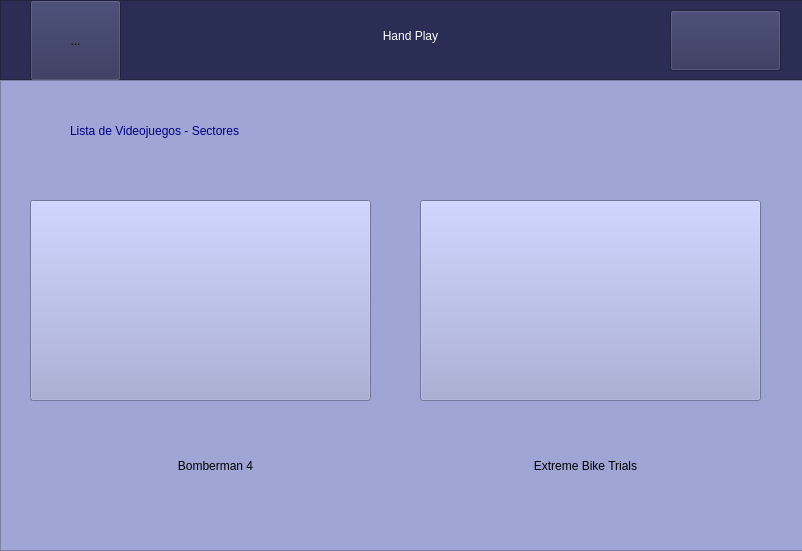
<?xml version="1.0" encoding="UTF-8"?>
<ui version="4.0">
 <class>MainWindow</class>
 <widget class="QMainWindow" name="MainWindow">
  <property name="geometry">
   <rect>
    <x>0</x>
    <y>0</y>
    <width>802</width>
    <height>551</height>
   </rect>
  </property>
  <property name="windowTitle">
   <string>Hand Play - Sectores</string>
  </property>
  <widget class="QWidget" name="centralwidget">
   <widget class="QFrame" name="Titulo">
    <property name="geometry">
     <rect>
      <x>0</x>
      <y>0</y>
      <width>811</width>
      <height>80</height>
     </rect>
    </property>
    <property name="styleSheet">
     <string notr="true">background: rgb(43, 46, 84)
</string>
    </property>
    <property name="frameShape">
     <enum>QFrame::StyledPanel</enum>
    </property>
    <property name="frameShadow">
     <enum>QFrame::Raised</enum>
    </property>
    <widget class="QLabel" name="titulo">
     <property name="geometry">
      <rect>
       <x>250</x>
       <y>10</y>
       <width>321</width>
       <height>51</height>
      </rect>
     </property>
     <property name="styleSheet">
      <string notr="true">color: rgb(255, 255, 255);
font: 75 26pt &quot;Magneto&quot;;</string>
     </property>
     <property name="text">
      <string>Hand Play</string>
     </property>
     <property name="alignment">
      <set>Qt::AlignCenter</set>
     </property>
    </widget>
    <widget class="QPushButton" name="home">
     <property name="geometry">
      <rect>
       <x>670</x>
       <y>10</y>
       <width>111</width>
       <height>61</height>
      </rect>
     </property>
     <property name="text">
      <string/>
     </property>
     <property name="icon">
      <iconset>
       <normaloff>../img/hogar.png</normaloff>../img/hogar.png</iconset>
     </property>
     <property name="iconSize">
      <size>
       <width>50</width>
       <height>60</height>
      </size>
     </property>
    </widget>
    <widget class="QToolButton" name="toolButton">
     <property name="enabled">
      <bool>true</bool>
     </property>
     <property name="geometry">
      <rect>
       <x>30</x>
       <y>0</y>
       <width>91</width>
       <height>81</height>
      </rect>
     </property>
     <property name="font">
      <font>
       <stylestrategy>PreferDefault</stylestrategy>
       <kerning>true</kerning>
      </font>
     </property>
     <property name="layoutDirection">
      <enum>Qt::LeftToRight</enum>
     </property>
     <property name="text">
      <string>...</string>
     </property>
     <property name="icon">
      <iconset>
       <normaloff>../img/logo.png</normaloff>../img/logo.png</iconset>
     </property>
     <property name="iconSize">
      <size>
       <width>160</width>
       <height>160</height>
      </size>
     </property>
    </widget>
   </widget>
   <widget class="QFrame" name="Videojuegos">
    <property name="geometry">
     <rect>
      <x>0</x>
      <y>80</y>
      <width>811</width>
      <height>471</height>
     </rect>
    </property>
    <property name="styleSheet">
     <string notr="true">background: rgb(159, 165, 213)</string>
    </property>
    <property name="frameShape">
     <enum>QFrame::StyledPanel</enum>
    </property>
    <property name="frameShadow">
     <enum>QFrame::Raised</enum>
    </property>
    <widget class="QPushButton" name="bike">
     <property name="geometry">
      <rect>
       <x>420</x>
       <y>120</y>
       <width>341</width>
       <height>201</height>
      </rect>
     </property>
     <property name="text">
      <string/>
     </property>
     <property name="icon">
      <iconset>
       <normaloff>../img/bk.jpg</normaloff>../img/bk.jpg</iconset>
     </property>
     <property name="iconSize">
      <size>
       <width>360</width>
       <height>400</height>
      </size>
     </property>
    </widget>
    <widget class="QPushButton" name="bomberman">
     <property name="geometry">
      <rect>
       <x>30</x>
       <y>120</y>
       <width>341</width>
       <height>201</height>
      </rect>
     </property>
     <property name="text">
      <string/>
     </property>
     <property name="icon">
      <iconset>
       <normaloff>../img/bomberman.jpg</normaloff>../img/bomberman.jpg</iconset>
     </property>
     <property name="iconSize">
      <size>
       <width>360</width>
       <height>550</height>
      </size>
     </property>
    </widget>
    <widget class="QLabel" name="juego2">
     <property name="geometry">
      <rect>
       <x>100</x>
       <y>370</y>
       <width>231</width>
       <height>31</height>
      </rect>
     </property>
     <property name="styleSheet">
      <string notr="true">font: 17pt &quot;Broadway&quot;;</string>
     </property>
     <property name="text">
      <string>Bomberman 4</string>
     </property>
     <property name="alignment">
      <set>Qt::AlignCenter</set>
     </property>
    </widget>
    <widget class="QLabel" name="juego3">
     <property name="geometry">
      <rect>
       <x>420</x>
       <y>370</y>
       <width>331</width>
       <height>31</height>
      </rect>
     </property>
     <property name="styleSheet">
      <string notr="true">font: 17pt &quot;Broadway&quot;;</string>
     </property>
     <property name="text">
      <string>Extreme Bike Trials</string>
     </property>
     <property name="alignment">
      <set>Qt::AlignCenter</set>
     </property>
    </widget>
    <widget class="QLabel" name="subtitulo">
     <property name="geometry">
      <rect>
       <x>70</x>
       <y>30</y>
       <width>671</width>
       <height>41</height>
      </rect>
     </property>
     <property name="styleSheet">
      <string notr="true">font: 75 22pt &quot;Magneto&quot;;
color: rgb(0, 0, 127)
</string>
     </property>
     <property name="text">
      <string>Lista de Videojuegos - Sectores</string>
     </property>
    </widget>
   </widget>
  </widget>
 </widget>
 <resources/>
 <connections/>
</ui>
